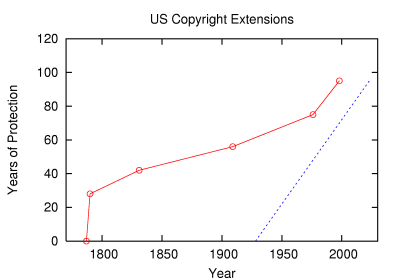

This chart was generated by the following gnuplot code:
set terminal postscript eps color
set output "copyrightExtension.eps"

set size .6,.6

set yrange [0: 120]
#set ytics 100

set xrange [1770: 2030]
#set xtics 1

set nokey

#set xdata time
#set timefmt "%m/%d/%Y"

#set mxtics 2

#set format x "%b %1d"
#set format x "%b"

#set nomxtics

set title "US Copyright Extensions"
set xlabel "Year"
set ylabel "Years of Protection"
plot "copyrightExtension.data" using 1:2 title "test" with linespoints pt 6, "mickeyAge.data" using 1:2 title "test" with lines lt 3 

pause -1 "Hit any key to continue"